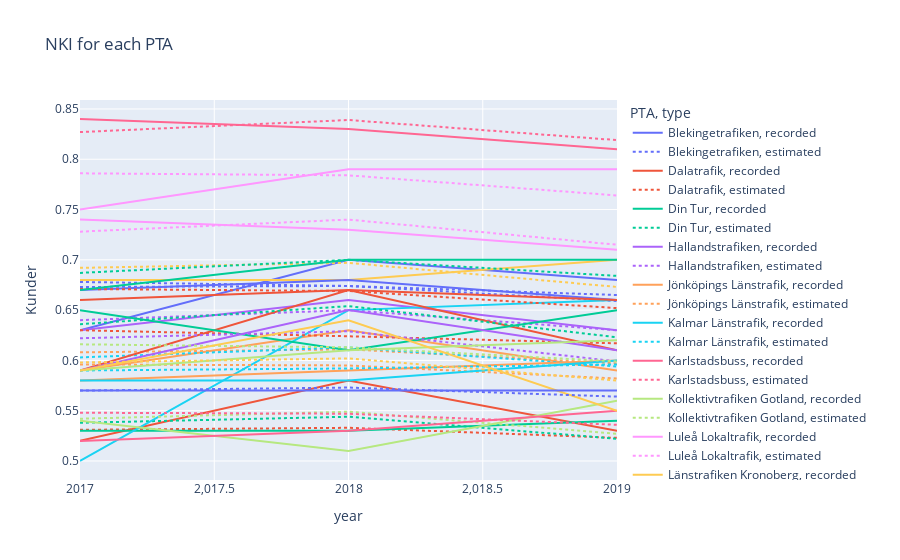

Notebook code for this chart:
### Code cell
fig = px.line(concat_df, x='year', y='Kunder', color='PTA', title='NKI for each PTA',
             line_dash='type',)
fig.show()

### Figure 1 — Plotly figure (JSON) as saved in the notebook; plotly's stock layout.template omitted (floating-point values rounded to 4 significant figures)
{"data": [{"hovertemplate": "PTA=Blekingetrafiken<br>type=recorded<br>year=%{x}<br>Kunder=%{y}<extra></extra>", "legendgroup": "Blekingetrafiken, recorded", "line": {"color": "#636efa", "dash": "solid"}, "mode": "lines", "name": "Blekingetrafiken, recorded", "orientation": "v", "showlegend": true, "type": "scatter", "x": [2017, 2018, 2019], "xaxis": "x", "y": [0.63, 0.7, 0.68], "yaxis": "y"}, {"hovertemplate": "PTA=Blekingetrafiken<br>type=estimated<br>year=%{x}<br>Kunder=%{y}<extra></extra>", "legendgroup": "Blekingetrafiken, estimated", "line": {"color": "#636efa", "dash": "dot"}, "mode": "lines", "name": "Blekingetrafiken, estimated", "orientation": "v", "showlegend": true, "type": "scatter", "x": [2017, 2018, 2019], "xaxis": "x", "y": [0.678, 0.674, 0.659], "yaxis": "y"}, {"hovertemplate": "PTA=Dalatrafik<br>type=recorded<br>year=%{x}<br>Kunder=%{y}<extra></extra>", "legendgroup": "Dalatrafik, recorded", "line": {"color": "#EF553B", "dash": "solid"}, "mode": "lines", "name": "Dalatrafik, recorded", "orientation": "v", "showlegend": true, "type": "scatter", "x": [2017, 2018, 2019], "xaxis": "x", "y": [0.52, 0.58, 0.53], "yaxis": "y"}, {"hovertemplate": "PTA=Dalatrafik<br>type=estimated<br>year=%{x}<br>Kunder=%{y}<extra></extra>", "legendgroup": "Dalatrafik, estimated", "line": {"color": "#EF553B", "dash": "dot"}, "mode": "lines", "name": "Dalatrafik, estimated", "orientation": "v", "showlegend": true, "type": "scatter", "x": [2017, 2018, 2019], "xaxis": "x", "y": [0.531, 0.533, 0.523], "yaxis": "y"}, {"hovertemplate": "PTA=Din Tur<br>type=recorded<br>year=%{x}<br>Kunder=%{y}<extra></extra>", "legendgroup": "Din Tur, recorded", "line": {"color": "#00cc96", "dash": "solid"}, "mode": "lines", "name": "Din Tur, recorded", "orientation": "v", "showlegend": true, "type": "scatter", "x": [2017, 2018, 2019], "xaxis": "x", "y": [0.53, 0.53, 0.54], "yaxis": "y"}, {"hovertemplate": "PTA=Din Tur<br>type=estimated<br>year=%{x}<br>Kunder=%{y}<extra></extra>", "legendgroup": "Din Tur, estimated", "line": {"color": "#00cc96", "dash": "dot"}, "mode": "lines", "name": "Din Tur, estimated", "orientation": "v", "showlegend": true, "type": "scatter", "x": [2017, 2018, 2019], "xaxis": "x", "y": [0.538, 0.544, 0.522], "yaxis": "y"}, {"hovertemplate": "PTA=Hallandstrafiken<br>type=recorded<br>year=%{x}<br>Kunder=%{y}<extra></extra>", "legendgroup": "Hallandstrafiken, recorded", "line": {"color": "#ab63fa", "dash": "solid"}, "mode": "lines", "name": "Hallandstrafiken, recorded", "orientation": "v", "showlegend": true, "type": "scatter", "x": [2017, 2018, 2019], "xaxis": "x", "y": [0.63, 0.66, 0.63], "yaxis": "y"}, {"hovertemplate": "PTA=Hallandstrafiken<br>type=estimated<br>year=%{x}<br>Kunder=%{y}<extra></extra>", "legendgroup": "Hallandstrafiken, estimated", "line": {"color": "#ab63fa", "dash": "dot"}, "mode": "lines", "name": "Hallandstrafiken, estimated", "orientation": "v", "showlegend": true, "type": "scatter", "x": [2017, 2018, 2019], "xaxis": "x", "y": [0.64, 0.65, 0.63], "yaxis": "y"}, {"hovertemplate": "PTA=Jönköpings Länstrafik<br>type=recorded<br>year=%{x}<br>Kunder=%{y}<extra></extra>", "legendgroup": "Jönköpings Länstrafik, recorded", "line": {"color": "#FFA15A", "dash": "solid"}, "mode": "lines", "name": "Jönköpings Länstrafik, recorded", "orientation": "v", "showlegend": true, "type": "scatter", "x": [2017, 2018, 2019], "xaxis": "x", "y": [0.59, 0.63, 0.59], "yaxis": "y"}, {"hovertemplate": "PTA=Jönköpings Länstrafik<br>type=estimated<br>year=%{x}<br>Kunder=%{y}<extra></extra>", "legendgroup": "Jönköpings Länstrafik, estimated", "line": {"color": "#FFA15A", "dash": "dot"}, "mode": "lines", "name": "Jönköpings Länstrafik, estimated", "orientation": "v", "showlegend": true, "type": "scatter", "x": [2017, 2018, 2019], "xaxis": "x", "y": [0.608, 0.611, 0.597], "yaxis": "y"}, {"hovertemplate": "PTA=Kalmar Länstrafik<br>type=recorded<br>year=%{x}<br>Kunder=%{y}<extra></extra>", "legendgroup": "Kalmar Länstrafik, recorded", "line": {"color": "#19d3f3", "dash": "solid"}, "mode": "lines", "name": "Kalmar Länstrafik, recorded", "orientation": "v", "showlegend": true, "type": "scatter", "x": [2017, 2018, 2019], "xaxis": "x", "y": [0.5, 0.65, 0.66], "yaxis": "y"}, {"hovertemplate": "PTA=Kalmar Länstrafik<br>type=estimated<br>year=%{x}<br>Kunder=%{y}<extra></extra>", "legendgroup": "Kalmar Länstrafik, estimated", "line": {"color": "#19d3f3", "dash": "dot"}, "mode": "lines", "name": "Kalmar Länstrafik, estimated", "orientation": "v", "showlegend": true, "type": "scatter", "x": [2017, 2018, 2019], "xaxis": "x", "y": [0.603, 0.613, 0.594], "yaxis": "y"}, {"hovertemplate": "PTA=Karlstadsbuss<br>type=recorded<br>year=%{x}<br>Kunder=%{y}<extra></extra>", "legendgroup": "Karlstadsbuss, recorded", "line": {"color": "#FF6692", "dash": "solid"}, "mode": "lines", "name": "Karlstadsbuss, recorded", "orientation": "v", "showlegend": true, "type": "scatter", "x": [2017, 2018, 2019], "xaxis": "x", "y": [0.84, 0.83, 0.81], "yaxis": "y"}, {"hovertemplate": "PTA=Karlstadsbuss<br>type=estimated<br>year=%{x}<br>Kunder=%{y}<extra></extra>", "legendgroup": "Karlstadsbuss, estimated", "line": {"color": "#FF6692", "dash": "dot"}, "mode": "lines", "name": "Karlstadsbuss, estimated", "orientation": "v", "showlegend": true, "type": "scatter", "x": [2017, 2018, 2019], "xaxis": "x", "y": [0.827, 0.839, 0.819], "yaxis": "y"}, {"hovertemplate": "PTA=Kollektivtrafiken Gotland<br>type=recorded<br>year=%{x}<br>Kunder=%{y}<extra></extra>", "legendgroup": "Kollektivtrafiken Gotland, recorded", "line": {"color": "#B6E880", "dash": "solid"}, "mode": "lines", "name": "Kollektivtrafiken Gotland, recorded", "orientation": "v", "showlegend": true, "type": "scatter", "x": [2017, 2018, 2019], "xaxis": "x", "y": [0.54, 0.51, 0.56], "yaxis": "y"}, {"hovertemplate": "PTA=Kollektivtrafiken Gotland<br>type=estimated<br>year=%{x}<br>Kunder=%{y}<extra></extra>", "legendgroup": "Kollektivtrafiken Gotland, estimated", "line": {"color": "#B6E880", "dash": "dot"}, "mode": "lines", "name": "Kollektivtrafiken Gotland, estimated", "orientation": "v", "showlegend": true, "type": "scatter", "x": [2017, 2018, 2019], "xaxis": "x", "y": [0.542, 0.549, 0.527], "yaxis": "y"}, {"hovertemplate": "PTA=Luleå Lokaltrafik<br>type=recorded<br>year=%{x}<br>Kunder=%{y}<extra></extra>", "legendgroup": "Luleå Lokaltrafik, recorded", "line": {"color": "#FF97FF", "dash": "solid"}, "mode": "lines", "name": "Luleå Lokaltrafik, recorded", "orientation": "v", "showlegend": true, "type": "scatter", "x": [2017, 2018, 2019], "xaxis": "x", "y": [0.75, 0.79, 0.79], "yaxis": "y"}, {"hovertemplate": "PTA=Luleå Lokaltrafik<br>type=estimated<br>year=%{x}<br>Kunder=%{y}<extra></extra>", "legendgroup": "Luleå Lokaltrafik, estimated", "line": {"color": "#FF97FF", "dash": "dot"}, "mode": "lines", "name": "Luleå Lokaltrafik, estimated", "orientation": "v", "showlegend": true, "type": "scatter", "x": [2017, 2018, 2019], "xaxis": "x", "y": [0.786, 0.784, 0.764], "yaxis": "y"}, {"hovertemplate": "PTA=Länstrafiken Kronoberg<br>type=recorded<br>year=%{x}<br>Kunder=%{y}<extra></extra>", "legendgroup": "Länstrafiken Kronoberg, recorded", "line": {"color": "#FECB52", "dash": "solid"}, "mode": "lines", "name": "Länstrafiken Kronoberg, recorded", "orientation": "v", "showlegend": true, "type": "scatter", "x": [2017, 2018, 2019], "xaxis": "x", "y": [0.68, 0.68, 0.7], "yaxis": "y"}, {"hovertemplate": "PTA=Länstrafiken Kronoberg<br>type=estimated<br>year=%{x}<br>Kunder=%{y}<extra></extra>", "legendgroup": "Länstrafiken Kronoberg, estimated", "line": {"color": "#FECB52", "dash": "dot"}, "mode": "lines", "name": "Länstrafiken Kronoberg, estimated", "orientation": "v", "showlegend": true, "type": "scatter", "x": [2017, 2018, 2019], "xaxis": "x", "y": [0.692, 0.697, 0.673], "yaxis": "y"}, {"hovertemplate": "PTA=Länstrafiken Västerbotten<br>type=recorded<br>year=%{x}<br>Kunder=%{y}<extra></extra>", "legendgroup": "Länstrafiken Västerbotten, recorded", "line": {"color": "#636efa", "dash": "solid"}, "mode": "lines", "name": "Länstrafiken Västerbotten, recorded", "orientation": "v", "showlegend": true, "type": "scatter", "x": [2017, 2018, 2019], "xaxis": "x", "y": [0.67, 0.68, 0.66], "yaxis": "y"}, {"hovertemplate": "PTA=Länstrafiken Västerbotten<br>type=estimated<br>year=%{x}<br>Kunder=%{y}<extra></extra>", "legendgroup": "Länstrafiken Västerbotten, estimated", "line": {"color": "#636efa", "dash": "dot"}, "mode": "lines", "name": "Länstrafiken Västerbotten, estimated", "orientation": "v", "showlegend": true, "type": "scatter", "x": [2017, 2018, 2019], "xaxis": "x", "y": [0.673, 0.674, 0.665], "yaxis": "y"}, {"hovertemplate": "PTA=Länstrafiken i Jämtlands län<br>type=recorded<br>year=%{x}<br>Kunder=%{y}<extra></extra>", "legendgroup": "Länstrafiken i Jämtlands län, recorded", "line": {"color": "#EF553B", "dash": "solid"}, "mode": "lines", "name": "Länstrafiken i Jämtlands län, recorded", "orientation": "v", "showlegend": true, "type": "scatter", "x": [2017, 2018, 2019], "xaxis": "x", "y": [0.59, 0.67, 0.61], "yaxis": "y"}, {"hovertemplate": "PTA=Länstrafiken i Jämtlands län<br>type=estimated<br>year=%{x}<br>Kunder=%{y}<extra></extra>", "legendgroup": "Länstrafiken i Jämtlands län, estimated", "line": {"color": "#EF553B", "dash": "dot"}, "mode": "lines", "name": "Länstrafiken i Jämtlands län, estimated", "orientation": "v", "showlegend": true, "type": "scatter", "x": [2017, 2018, 2019], "xaxis": "x", "y": [0.63, 0.624, 0.617], "yaxis": "y"}, {"hovertemplate": "PTA=Länstrafiken i Norrbotten<br>type=recorded<br>year=%{x}<br>Kunder=%{y}<extra></extra>", "legendgroup": "Länstrafiken i Norrbotten, recorded", "line": {"color": "#00cc96", "dash": "solid"}, "mode": "lines", "name": "Länstrafiken i Norrbotten, recorded", "orientation": "v", "showlegend": true, "type": "scatter", "x": [2017, 2018, 2019], "xaxis": "x", "y": [0.65, 0.61, 0.65], "yaxis": "y"}, {"hovertemplate": "PTA=Länstrafiken i Norrbotten<br>type=estimated<br>year=%{x}<br>Kunder=%{y}<extra></extra>", "legendgroup": "Länstrafiken i Norrbotten, estimated", "line": {"color": "#00cc96", "dash": "dot"}, "mode": "lines", "name": "Länstrafiken i Norrbotten, estimated", "orientation": "v", "showlegend": true, "type": "scatter", "x": [2017, 2018, 2019], "xaxis": "x", "y": [0.636, 0.654, 0.623], "yaxis": "y"}, {"hovertemplate": "PTA=Länstrafiken Örebro<br>type=recorded<br>year=%{x}<br>Kunder=%{y}<extra></extra>", "legendgroup": "Länstrafiken Örebro, recorded", "line": {"color": "#ab63fa", "dash": "solid"}, "mode": "lines", "name": "Länstrafiken Örebro, recorded", "orientation": "v", "showlegend": true, "type": "scatter", "x": [2017, 2018, 2019], "xaxis": "x", "y": [0.59, 0.65, 0.61], "yaxis": "y"}, {"hovertemplate": "PTA=Länstrafiken Örebro<br>type=estimated<br>year=%{x}<br>Kunder=%{y}<extra></extra>", "legendgroup": "Länstrafiken Örebro, estimated", "line": {"color": "#ab63fa", "dash": "dot"}, "mode": "lines", "name": "Länstrafiken Örebro, estimated", "orientation": "v", "showlegend": true, "type": "scatter", "x": [2017, 2018, 2019], "xaxis": "x", "y": [0.622, 0.629, 0.599], "yaxis": "y"}, {"hovertemplate": "PTA=Nationellt snitt<br>type=recorded<br>year=%{x}<br>Kunder=%{y}<extra></extra>", "legendgroup": "Nationellt snitt, recorded", "line": {"color": "#FFA15A", "dash": "solid"}, "mode": "lines", "name": "Nationellt snitt, recorded", "orientation": "v", "showlegend": true, "type": "scatter", "x": [2017, 2018, 2019], "xaxis": "x", "y": [0.58, 0.59, 0.6], "yaxis": "y"}, {"hovertemplate": "PTA=Nationellt snitt<br>type=estimated<br>year=%{x}<br>Kunder=%{y}<extra></extra>", "legendgroup": "Nationellt snitt, estimated", "line": {"color": "#FFA15A", "dash": "dot"}, "mode": "lines", "name": "Nationellt snitt, estimated", "orientation": "v", "showlegend": true, "type": "scatter", "x": [2017, 2018, 2019], "xaxis": "x", "y": [0.596, 0.595, 0.582], "yaxis": "y"}, {"hovertemplate": "PTA=SL<br>type=recorded<br>year=%{x}<br>Kunder=%{y}<extra></extra>", "legendgroup": "SL, recorded", "line": {"color": "#19d3f3", "dash": "solid"}, "mode": "lines", "name": "SL, recorded", "orientation": "v", "showlegend": true, "type": "scatter", "x": [2017, 2018, 2019], "xaxis": "x", "y": [0.58, 0.58, 0.6], "yaxis": "y"}, {"hovertemplate": "PTA=SL<br>type=estimated<br>year=%{x}<br>Kunder=%{y}<extra></extra>", "legendgroup": "SL, estimated", "line": {"color": "#19d3f3", "dash": "dot"}, "mode": "lines", "name": "SL, estimated", "orientation": "v", "showlegend": true, "type": "scatter", "x": [2017, 2018, 2019], "xaxis": "x", "y": [0.59, 0.592, 0.596], "yaxis": "y"}, {"hovertemplate": "PTA=Skånetrafiken<br>type=recorded<br>year=%{x}<br>Kunder=%{y}<extra></extra>", "legendgroup": "Skånetrafiken, recorded", "line": {"color": "#FF6692", "dash": "solid"}, "mode": "lines", "name": "Skånetrafiken, recorded", "orientation": "v", "showlegend": true, "type": "scatter", "x": [2017, 2018, 2019], "xaxis": "x", "y": [0.52, 0.53, 0.55], "yaxis": "y"}, {"hovertemplate": "PTA=Skånetrafiken<br>type=estimated<br>year=%{x}<br>Kunder=%{y}<extra></extra>", "legendgroup": "Skånetrafiken, estimated", "line": {"color": "#FF6692", "dash": "dot"}, "mode": "lines", "name": "Skånetrafiken, estimated", "orientation": "v", "showlegend": true, "type": "scatter", "x": [2017, 2018, 2019], "xaxis": "x", "y": [0.548, 0.547, 0.536], "yaxis": "y"}, {"hovertemplate": "PTA=UL<br>type=recorded<br>year=%{x}<br>Kunder=%{y}<extra></extra>", "legendgroup": "UL, recorded", "line": {"color": "#B6E880", "dash": "solid"}, "mode": "lines", "name": "UL, recorded", "orientation": "v", "showlegend": true, "type": "scatter", "x": [2017, 2018, 2019], "xaxis": "x", "y": [0.59, 0.61, 0.62], "yaxis": "y"}, {"hovertemplate": "PTA=UL<br>type=estimated<br>year=%{x}<br>Kunder=%{y}<extra></extra>", "legendgroup": "UL, estimated", "line": {"color": "#B6E880", "dash": "dot"}, "mode": "lines", "name": "UL, estimated", "orientation": "v", "showlegend": true, "type": "scatter", "x": [2017, 2018, 2019], "xaxis": "x", "y": [0.616, 0.613, 0.599], "yaxis": "y"}, {"hovertemplate": "PTA=VL<br>type=recorded<br>year=%{x}<br>Kunder=%{y}<extra></extra>", "legendgroup": "VL, recorded", "line": {"color": "#FF97FF", "dash": "solid"}, "mode": "lines", "name": "VL, recorded", "orientation": "v", "showlegend": true, "type": "scatter", "x": [2017, 2018, 2019], "xaxis": "x", "y": [0.74, 0.73, 0.71], "yaxis": "y"}, {"hovertemplate": "PTA=VL<br>type=estimated<br>year=%{x}<br>Kunder=%{y}<extra></extra>", "legendgroup": "VL, estimated", "line": {"color": "#FF97FF", "dash": "dot"}, "mode": "lines", "name": "VL, estimated", "orientation": "v", "showlegend": true, "type": "scatter", "x": [2017, 2018, 2019], "xaxis": "x", "y": [0.728, 0.74, 0.715], "yaxis": "y"}, {"hovertemplate": "PTA=Värmlandstrafik<br>type=recorded<br>year=%{x}<br>Kunder=%{y}<extra></extra>", "legendgroup": "Värmlandstrafik, recorded", "line": {"color": "#FECB52", "dash": "solid"}, "mode": "lines", "name": "Värmlandstrafik, recorded", "orientation": "v", "showlegend": true, "type": "scatter", "x": [2017, 2018, 2019], "xaxis": "x", "y": [0.59, 0.64, 0.55], "yaxis": "y"}, {"hovertemplate": "PTA=Värmlandstrafik<br>type=estimated<br>year=%{x}<br>Kunder=%{y}<extra></extra>", "legendgroup": "Värmlandstrafik, estimated", "line": {"color": "#FECB52", "dash": "dot"}, "mode": "lines", "name": "Värmlandstrafik, estimated", "orientation": "v", "showlegend": true, "type": "scatter", "x": [2017, 2018, 2019], "xaxis": "x", "y": [0.598, 0.602, 0.58], "yaxis": "y"}, {"hovertemplate": "PTA=Västtrafik<br>type=recorded<br>year=%{x}<br>Kunder=%{y}<extra></extra>", "legendgroup": "Västtrafik, recorded", "line": {"color": "#636efa", "dash": "solid"}, "mode": "lines", "name": "Västtrafik, recorded", "orientation": "v", "showlegend": true, "type": "scatter", "x": [2017, 2018, 2019], "xaxis": "x", "y": [0.57, 0.57, 0.57], "yaxis": "y"}, {"hovertemplate": "PTA=Västtrafik<br>type=estimated<br>year=%{x}<br>Kunder=%{y}<extra></extra>", "legendgroup": "Västtrafik, estimated", "line": {"color": "#636efa", "dash": "dot"}, "mode": "lines", "name": "Västtrafik, estimated", "orientation": "v", "showlegend": true, "type": "scatter", "x": [2017, 2018, 2019], "xaxis": "x", "y": [0.57, 0.573, 0.564], "yaxis": "y"}, {"hovertemplate": "PTA=X-Trafik<br>type=recorded<br>year=%{x}<br>Kunder=%{y}<extra></extra>", "legendgroup": "X-Trafik, recorded", "line": {"color": "#EF553B", "dash": "solid"}, "mode": "lines", "name": "X-Trafik, recorded", "orientation": "v", "showlegend": true, "type": "scatter", "x": [2017, 2018, 2019], "xaxis": "x", "y": [0.66, 0.67, 0.66], "yaxis": "y"}, {"hovertemplate": "PTA=X-Trafik<br>type=estimated<br>year=%{x}<br>Kunder=%{y}<extra></extra>", "legendgroup": "X-Trafik, estimated", "line": {"color": "#EF553B", "dash": "dot"}, "mode": "lines", "name": "X-Trafik, estimated", "orientation": "v", "showlegend": true, "type": "scatter", "x": [2017, 2018, 2019], "xaxis": "x", "y": [0.671, 0.669, 0.652], "yaxis": "y"}, {"hovertemplate": "PTA=Östgötatrafiken<br>type=recorded<br>year=%{x}<br>Kunder=%{y}<extra></extra>", "legendgroup": "Östgötatrafiken, recorded", "line": {"color": "#00cc96", "dash": "solid"}, "mode": "lines", "name": "Östgötatrafiken, recorded", "orientation": "v", "showlegend": true, "type": "scatter", "x": [2017, 2018, 2019], "xaxis": "x", "y": [0.67, 0.7, 0.7], "yaxis": "y"}, {"hovertemplate": "PTA=Östgötatrafiken<br>type=estimated<br>year=%{x}<br>Kunder=%{y}<extra></extra>", "legendgroup": "Östgötatrafiken, estimated", "line": {"color": "#00cc96", "dash": "dot"}, "mode": "lines", "name": "Östgötatrafiken, estimated", "orientation": "v", "showlegend": true, "type": "scatter", "x": [2017, 2018, 2019], "xaxis": "x", "y": [0.687, 0.7, 0.684], "yaxis": "y"}], "layout": {"autosize": true, "legend": {"title": {"text": "PTA, type"}, "tracegroupgap": 0}, "title": {"text": "NKI for each PTA"}, "xaxis": {"anchor": "y", "autorange": true, "domain": [0, 1], "range": [2017, 2019], "title": {"text": "year"}, "type": "linear"}, "yaxis": {"anchor": "x", "autorange": true, "domain": [0, 1], "range": [0.4811, 0.8589], "title": {"text": "Kunder"}, "type": "linear"}}}
